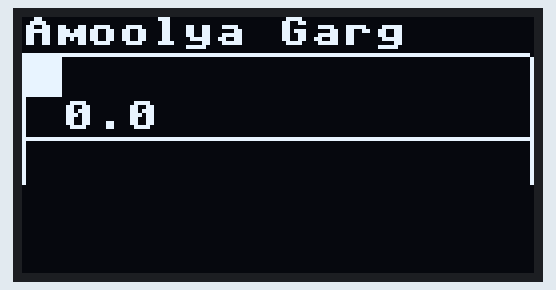
Recording of a program running on a simulated Raspberry Pi Pico running MicroPython. Parts: 128×64 one-colour display.

Above: at 0.1 s.
At 4.2 s:
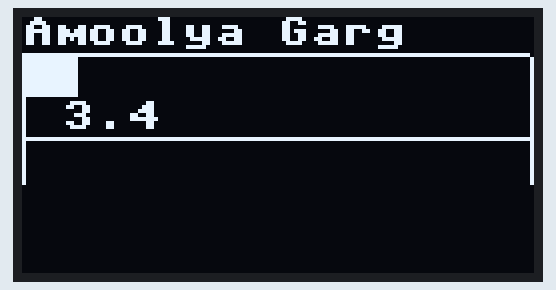
At 9.3 s:
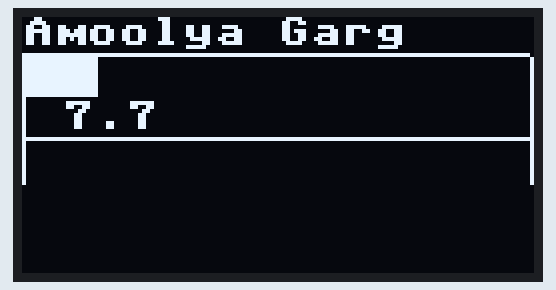
At 19.5 s:
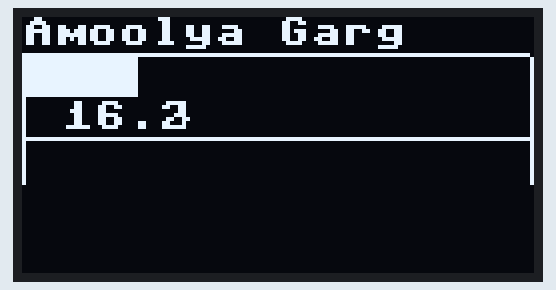
At 28.8 s:
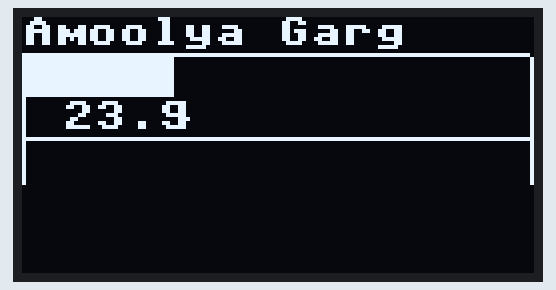
At 39.0 s:
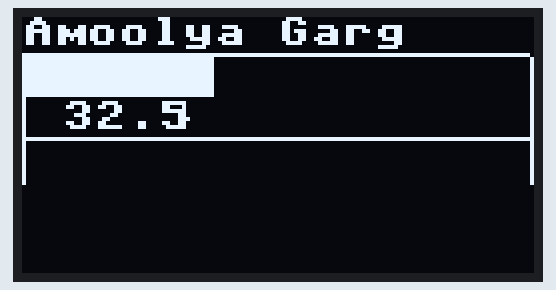

Measured:
- what the display in image 1 shows lasts 1.1 s, from 4.1 s to 5.2 s

The program:

OLED_Progress_bar.py
```python
from machine import Pin, I2C
import sh1106
import utime

sda=machine.Pin(0)
scl=machine.Pin(1)
i2c = I2C(0, scl=scl, sda=sda, freq=400000)

## note that we can only draw from 0 to 62
display = sh1106.SH1106_I2C(128, 64, i2c, Pin(4), 0x3c)
display.sleep(False)

display.fill(0) # clear to black
display.text('Amoolya Garg', 0, 0, 1) # at x=0, y=0, white on black
# line under title
display.hline(0, 9, 127, 1)
# bottom of display
display.hline(0, 30, 127, 1)
# left edge
display.vline(0, 10, 32, 1)
# right edge
display.vline(127, 10, 32, 1)

for i in range(0, 118):
    # box x0, y0, width, height, on
    display.fill_rect(i,10, 10, 10, 1)
    # draw black behind number
    display.fill_rect(10, 21, 30, 8, 0)
    num = round(i*100/117,1)
    display.text(str(num), 10, 21, 1)
    display.show() # update display
    utime.sleep(1)

print('done')
```
